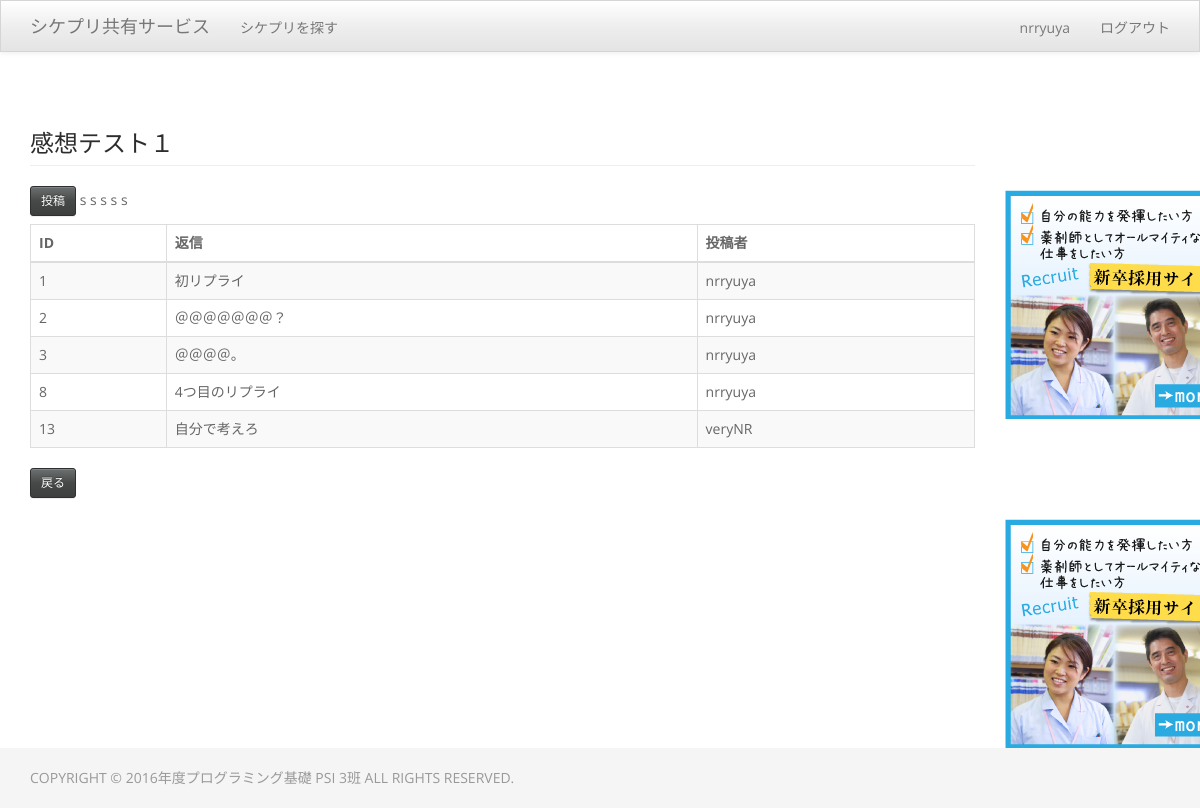
Page /cms/replies/42/7/ (signed in) on the committed database.
### cms/models.py (models this page shows, shortened)
class Comments(models.Model):
    file = models.ForeignKey(File, verbose_name='コメント', related_name='comments')
    author = models.ForeignKey(User, null=True)
    comments = models.TextField('コメント', blank=True)

class Reply(models.Model):
    comments = models.ForeignKey(Comments, verbose_name='リプライ', related_name='reply')
    author = models.ForeignKey(User)
    reply = models.TextField('リプライ', blank=True)

### cms/views.py (the view)
@login_required
def reply_list(request, file_id, comments_id):
    file = get_object_or_404(File, pk=file_id)
    comments = get_object_or_404(Comments, pk=comments_id)
    replies = comments.reply.all().order_by('id')   # ファイルの子供の、コメント欄を読む
    return render(request,
                  'cms/reply_list.html',     # 使用するテンプレート
                  {'file': file, 'comments': comments, 'replies': replies})  # テンプレートに渡すデータ

### cms/templates/cms/reply_list.html (shortened to what this page needs)
{% extends "base.html" %}
{% load comments %}
{% get_comment_count for file as comment_count %}
{% block content %}
    <h3 class="page-header">{{comments.comments}}</h3>
    <a href="{% url 'cms:reply_add' file_id=file.id comments_id=comments.id %}" class="btn btn-default btn-sm">投稿</a>
    <table class="table table-striped table-bordered">
      <thead>
        <tr>
          <th>ID</th>
          <th>返信</th>
          <th>投稿者</th>
        </tr>
      </thead>
      <tbody>
        {% for reply in replies %}
        <tr>
          <td>{{ reply.id }}</td>
          <td>{{ reply.reply }}</td>
          <td>{{ reply.author }}</td>s
        </tr>
        {% endfor %}
      </tbody>
    </table>
    <div>
      <a href="{% url 'cms:file_content' file_id=file.id %}" class="btn btn-default btn-sm">戻る</a>
    </div>
{% endblock content %}

### cms/templates/base.html (shortened to what this page needs)
{% load staticfiles %}
<!DOCTYPE html>
<html lang="ja">
  <head>
    <link href="{% static 'css/bootstrap-theme.min.css' %}" rel="stylesheet">
    <link rel="stylesheet" href="{% static 'css/theme.min.css' %}">
</head>
<body>
 <nav class="navbar navbar-default navbar-fixed-top">
   <div class="container">
     <div class="navbar-header">
       <a class="navbar-brand" href="{% url 'accounts:index' %}">シケプリ共有サービス</a>
     </div>
     <div id="navbar" class="navbar-collapse collapse">
       <ul class="nav navbar-nav">
         <li><a href="{% url 'cms:file_list' %}">シケプリを探す</a></li>
     </ul>
          <ul class="nav navbar-nav navbar-right">
            {% if user.is_authenticated %}
            <li><a href="{% url 'accounts:mypage' %}">{{  user.get_username }}</a></li>
            <li><a href="{% url 'accounts:logout' %}">ログアウト</a></li>
            {% else　%}
            <li><a href="{% url 'accounts:regist' %}">ユーザ登録</a></li>
            <li><a href="{% url 'accounts:login' %}">ログイン</a></li>
            {% endif %}
          </ul>
        </div>
      </div>
    </nav>
    <div class="container">
     <div class="row">
          <div class="col-lg-10">
              {% block content %}{% endblock %}
          </div>
          <div class="col-lg-2">
              <div>
                  <img border="0" src="{{MEDIA_URL}}/images/recruit.png"  vspace=100 alt="広告枠">
              </div>
              <div>
                  <img border="0" src="{{MEDIA_URL}}/images/recruit.png" alt="広告枠">
              </div>
          </div>
    </div>
    </div>
    <footer class="footer">
      <div class="container">
        <p class="text-muted">COPYRIGHT © 2016年度プログラミング基礎 PSI 3班 ALL RIGHTS RESERVED.</p>
      </div>
    </footer>
  </body>
</html>

### cms/templates/base.html (style rules this page uses)
body { padding-top: 70px; }
html { position: relative; min-height: 100%; }
body { margin-bottom: 60px; }
.footer { position: absolute; bottom: 0; width: 100%; height: 60px; background-color: #f5f5f5; }
.container .text-muted { margin: 20px 0; }

### cms/templates/cms/reply_list.html (style rules this page uses)
table { margin-top: 8px; }

### rows in the picture
Comments: comments "感想テスト１"
Reply: id "1", reply "初リプライ", author "nrryuya"
Reply: id "2", reply "＠＠＠＠＠＠＠？", author "nrryuya"
Reply: id "3", reply "＠＠＠＠。", author "nrryuya"
Reply: id "8", reply "4つ目のリプライ", author "nrryuya"
Reply: id "13", reply "自分で考えろ", author "veryNR"

### other values in the picture
{{ user.get_username }} "nrryuya"
